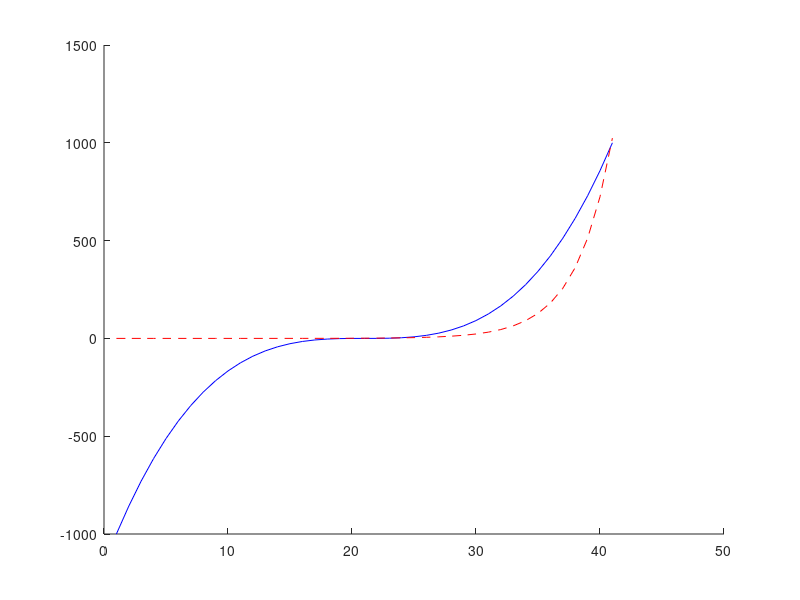

This chart was generated by the following MATLAB code:
clear;
clc;

% given vector A in the range -100 to 100
A = [-10:0.5:10];
B = zeros(1,length(A)); % empty B vector
C = zeros(1,length(A)); % empty c vector

% B vector to contain the cubes of the numbers in A
% C vector to contain 2 raised to the power of each element of A
for i=1:length(A)
    B(i) = A(i)^3;
    C(i) = pow2(A(i));
end

% plot both B and C on the same graph
close all;  %close all figure windows
hold on; % display plots on the same window for now
plot(B,'b-'); % B vector to be blue line
plot(C,'r--'); % C vector to be dashed red line
hold off; % turn off plotting on the same window